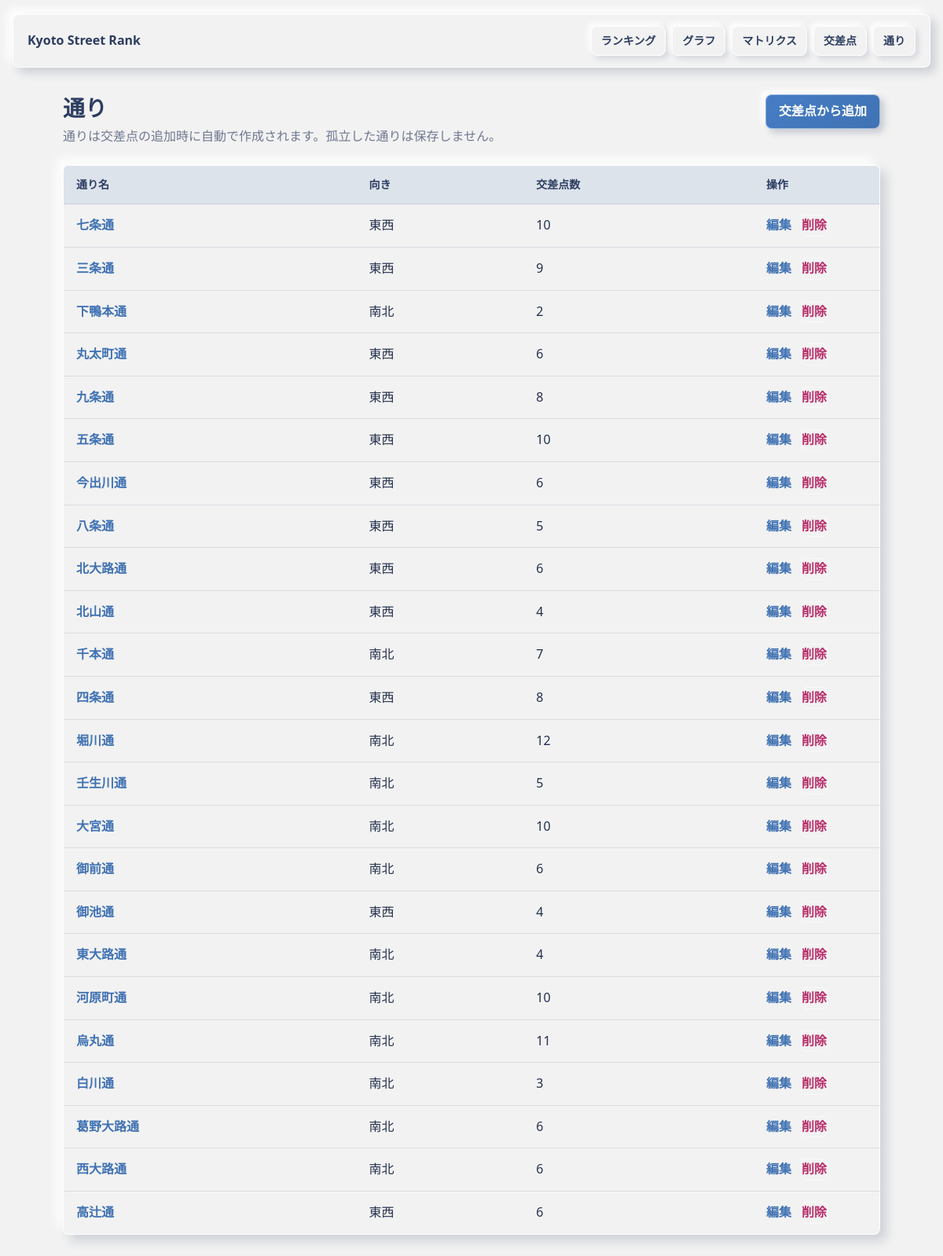
The page /streets on the database as committed earlier.
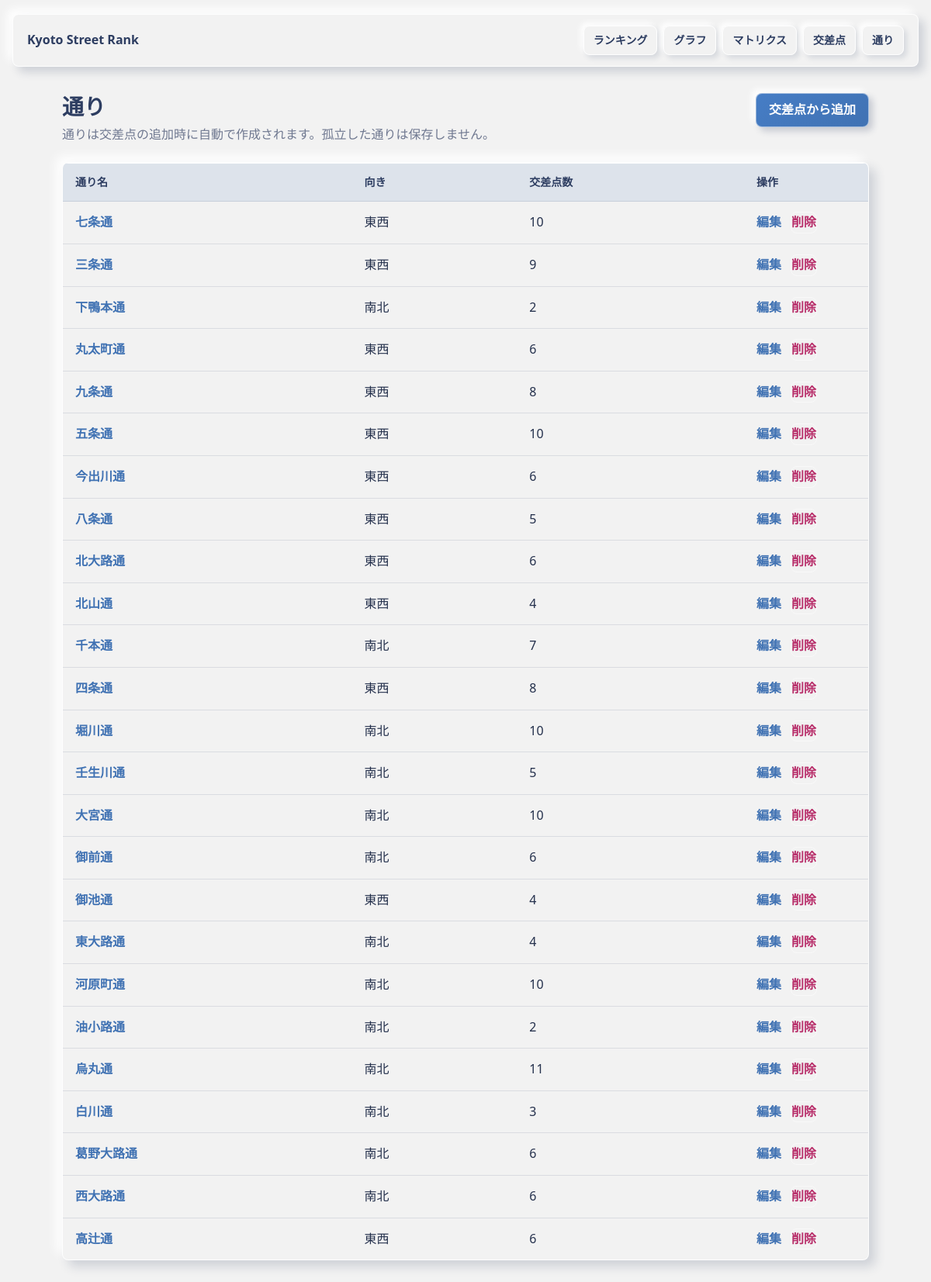
The same page on the database as committed later.
### src/models.py (models this page shows)
class Street(db.Model):
    __tablename__ = "streets"
    id = db.Column(db.Integer, primary_key=True)
    name = db.Column(db.String(120), nullable=False, unique=True)
    orientation = db.Column(db.String(20), nullable=True)

### src/routes.py (the view)
    @app.route("/streets")
    def streets_index():
        streets = Street.query.order_by(Street.name).all()
        intersection_counts = count_intersections_by_street()
        return render_template("streets/index.html", streets=streets, intersection_counts=intersection_counts)

### src/services.py (called while the page is built)
def count_intersections_by_street():
    counts = {}
    intersections = Intersection.query.all()
    for intersection in intersections:
        counts[intersection.winner_street_id] = counts.get(intersection.winner_street_id, 0) + 1
        counts[intersection.loser_street_id] = counts.get(intersection.loser_street_id, 0) + 1
    return counts

### templates/streets/index.html
{% extends "base.html" %}
{% block content %}
  <div class="page-head">
    <div>
      <h1>通り</h1>
      <p>通りは交差点の追加時に自動で作成されます。孤立した通りは保存しません。</p>
    </div>
    <a class="button" href="{{ url_for('intersections_new') }}">交差点から追加</a>
  </div>
  {% if streets %}
    <table>
      <thead>
        <tr>
          <th>通り名</th>
          <th>向き</th>
          <th>交差点数</th>
          <th class="actions">操作</th>
        </tr>
      </thead>
      <tbody>
        {% for street in streets %}
          <tr>
            <td><a href="{{ url_for('intersections_index', street=street.name) }}">{{ street.name }}</a></td>
            <td>{% if street.orientation == "east_west" %}東西{% elif street.orientation == "north_south" %}南北{% else %}未設定{% endif %}</td>
            <td>{{ intersection_counts.get(street.id, 0) }}</td>
            <td class="actions">
              <a href="{{ url_for('streets_edit', street_id=street.id) }}">編集</a>
              <form method="post" action="{{ url_for('streets_delete', street_id=street.id) }}" onsubmit="return confirm('この通りと関連する交差点を削除しますか？');">
                <button class="link-button" type="submit">削除</button>
              </form>
            </td>
          </tr>
        {% endfor %}
      </tbody>
    </table>
  {% else %}
    <section class="empty">
      <h2>通りがありません</h2>
      <p>交差点を追加すると通りも表示されます。</p>
    </section>
  {% endif %}
{% endblock %}

Rows that differ between the two databases and show on the page:
computed for Street "堀川通": get "12" → "10"
added Street: name "油小路通", orientation "南北", get "2"
